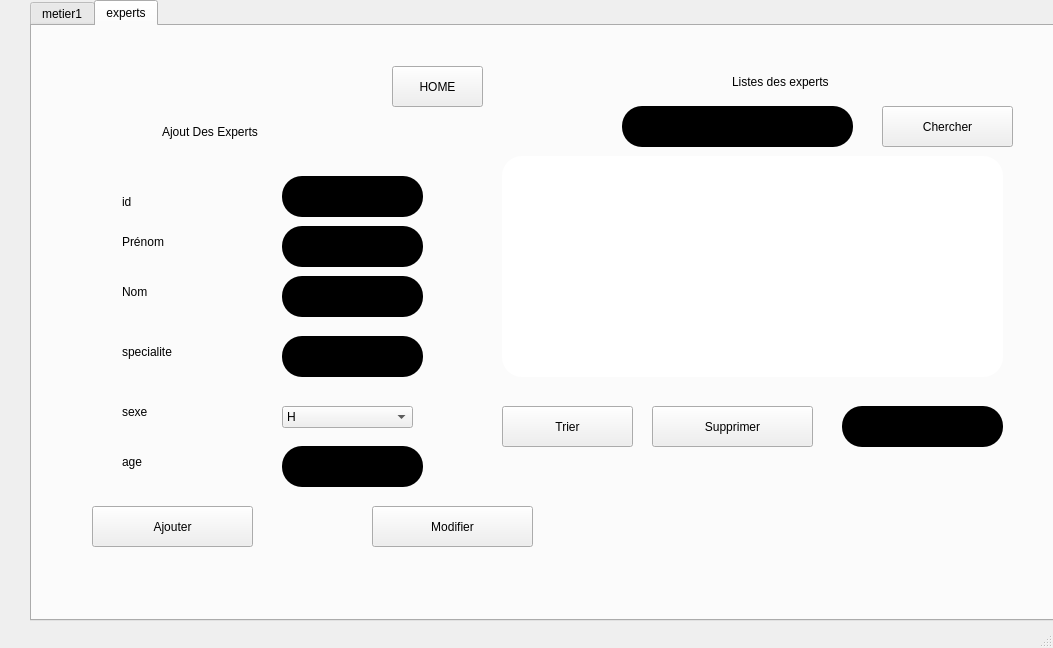
<?xml version="1.0" encoding="UTF-8"?>
<ui version="4.0">
 <class>MainWindow</class>
 <widget class="QMainWindow" name="MainWindow">
  <property name="geometry">
   <rect>
    <x>0</x>
    <y>0</y>
    <width>1053</width>
    <height>648</height>
   </rect>
  </property>
  <property name="windowTitle">
   <string>MainWindow</string>
  </property>
  <widget class="QWidget" name="centralwidget">
   <widget class="QTabWidget" name="tabWidget">
    <property name="geometry">
     <rect>
      <x>30</x>
      <y>0</y>
      <width>1041</width>
      <height>621</height>
     </rect>
    </property>
    <property name="styleSheet">
     <string notr="true">font: 8pt &quot;Onyx&quot;;
font: 8pt &quot;Niagara Solid&quot;;
font: 16pt &quot;MS Shell Dlg 2&quot;;</string>
    </property>
    <property name="currentIndex">
     <number>1</number>
    </property>
    <widget class="QWidget" name="tab">
     <attribute name="title">
      <string>metier1</string>
     </attribute>
     <widget class="QLabel" name="label_9">
      <property name="geometry">
       <rect>
        <x>0</x>
        <y>-10</y>
        <width>1071</width>
        <height>611</height>
       </rect>
      </property>
      <property name="text">
       <string/>
      </property>
      <property name="pixmap">
       <pixmap>../Downloads/emna_back.png</pixmap>
      </property>
     </widget>
     <widget class="QTableView" name="tableView_2">
      <property name="geometry">
       <rect>
        <x>550</x>
        <y>160</y>
        <width>351</width>
        <height>311</height>
       </rect>
      </property>
      <property name="styleSheet">
       <string notr="true">border-radius: 20px;
background-color: rgb(255, 255, 255);
</string>
      </property>
     </widget>
     <widget class="QLabel" name="label_11">
      <property name="geometry">
       <rect>
        <x>650</x>
        <y>90</y>
        <width>271</width>
        <height>51</height>
       </rect>
      </property>
      <property name="styleSheet">
       <string notr="true">font: 28pt &quot;Niagara Engraved&quot;;
</string>
      </property>
      <property name="text">
       <string>Fiche Patient</string>
      </property>
     </widget>
     <widget class="QLineEdit" name="prenom_2">
      <property name="geometry">
       <rect>
        <x>330</x>
        <y>190</y>
        <width>141</width>
        <height>41</height>
       </rect>
      </property>
      <property name="styleSheet">
       <string notr="true">border-radius: 20px;
background-color: rgb(255, 255, 255);
</string>
      </property>
      <property name="text">
       <string/>
      </property>
     </widget>
     <widget class="QLabel" name="label_13">
      <property name="geometry">
       <rect>
        <x>170</x>
        <y>150</y>
        <width>121</width>
        <height>31</height>
       </rect>
      </property>
      <property name="styleSheet">
       <string notr="true">
font: 81 10pt &quot;Rockwell Extra Bold&quot;;</string>
      </property>
      <property name="text">
       <string>id_patient</string>
      </property>
     </widget>
     <widget class="QListWidget" name="listWidget_2">
      <property name="geometry">
       <rect>
        <x>320</x>
        <y>290</y>
        <width>191</width>
        <height>41</height>
       </rect>
      </property>
      <property name="styleSheet">
       <string notr="true">border-radius: 20px;
background-color: rgb(255, 255, 255);
</string>
      </property>
     </widget>
     <widget class="QLineEdit" name="nom_2">
      <property name="geometry">
       <rect>
        <x>330</x>
        <y>240</y>
        <width>141</width>
        <height>41</height>
       </rect>
      </property>
      <property name="styleSheet">
       <string notr="true">border-radius: 20px;
background-color: rgb(255, 255, 255);
</string>
      </property>
      <property name="text">
       <string/>
      </property>
     </widget>
     <widget class="QLabel" name="label_14">
      <property name="geometry">
       <rect>
        <x>140</x>
        <y>290</y>
        <width>151</width>
        <height>31</height>
       </rect>
      </property>
      <property name="styleSheet">
       <string notr="true">
font: 81 10pt &quot;Rockwell Extra Bold&quot;;</string>
      </property>
      <property name="text">
       <string>Rendez_vous</string>
      </property>
     </widget>
     <widget class="QLabel" name="label_15">
      <property name="geometry">
       <rect>
        <x>170</x>
        <y>240</y>
        <width>111</width>
        <height>31</height>
       </rect>
      </property>
      <property name="styleSheet">
       <string notr="true">
font: 81 10pt &quot;Rockwell Extra Bold&quot;;</string>
      </property>
      <property name="text">
       <string>Nom</string>
      </property>
     </widget>
     <widget class="QLabel" name="label_16">
      <property name="geometry">
       <rect>
        <x>170</x>
        <y>190</y>
        <width>111</width>
        <height>31</height>
       </rect>
      </property>
      <property name="mouseTracking">
       <bool>true</bool>
      </property>
      <property name="styleSheet">
       <string notr="true">
font: 81 10pt &quot;Rockwell Extra Bold&quot;;</string>
      </property>
      <property name="text">
       <string>Prénom</string>
      </property>
     </widget>
     <widget class="QLineEdit" name="id_3">
      <property name="geometry">
       <rect>
        <x>330</x>
        <y>140</y>
        <width>141</width>
        <height>41</height>
       </rect>
      </property>
      <property name="styleSheet">
       <string notr="true">border-radius: 20px;
background-color: rgb(255, 255, 255);
</string>
      </property>
      <property name="text">
       <string/>
      </property>
      <property name="maxLength">
       <number>8</number>
      </property>
     </widget>
     <widget class="QDateEdit" name="dateEdit">
      <property name="geometry">
       <rect>
        <x>330</x>
        <y>290</y>
        <width>171</width>
        <height>31</height>
       </rect>
      </property>
     </widget>
    </widget>
    <widget class="QWidget" name="tab_2">
     <attribute name="title">
      <string>experts</string>
     </attribute>
     <widget class="QLineEdit" name="id">
      <property name="geometry">
       <rect>
        <x>250</x>
        <y>150</y>
        <width>141</width>
        <height>41</height>
       </rect>
      </property>
      <property name="styleSheet">
       <string notr="true">border-radius: 20px;
background-color: rgb(0,0,0);
color: rgb(255, 255, 255);
alternate-background-color: rgb(255, 255, 255);</string>
      </property>
      <property name="text">
       <string/>
      </property>
      <property name="maxLength">
       <number>8</number>
      </property>
     </widget>
     <widget class="QLabel" name="label_2">
      <property name="geometry">
       <rect>
        <x>90</x>
        <y>160</y>
        <width>121</width>
        <height>31</height>
       </rect>
      </property>
      <property name="styleSheet">
       <string notr="true">
font: 81 10pt &quot;Rockwell Extra Bold&quot;;</string>
      </property>
      <property name="text">
       <string>id</string>
      </property>
     </widget>
     <widget class="QPushButton" name="pushButton_2">
      <property name="geometry">
       <rect>
        <x>340</x>
        <y>480</y>
        <width>161</width>
        <height>41</height>
       </rect>
      </property>
      <property name="styleSheet">
       <string notr="true">QPushButton


{
	
	background-color: rgb(72,78,86);
	border-style: outset;
    border-width: 2px;
    border-radius:20px;
    border-color: beige;
  
font: 81 10pt &quot;Rockwell Extra Bold&quot;;
    padding: 6px;
	color: rgb(255, 255, 255);

}

QPushButton:hover

{
	background-color: rgb(106, 227, 231);
	color: rgb(0, 0, 0);
	gridline-color: rgb(94, 118, 255);
}

QPushButton:pressed</string>
      </property>
      <property name="text">
       <string>Modifier</string>
      </property>
     </widget>
     <widget class="QLineEdit" name="prenom">
      <property name="geometry">
       <rect>
        <x>250</x>
        <y>200</y>
        <width>141</width>
        <height>41</height>
       </rect>
      </property>
      <property name="styleSheet">
       <string notr="true">border-radius: 20px;
background-color: rgb(0,0,0);
color: rgb(255, 255, 255);
alternate-background-color: rgb(255, 255, 255);</string>
      </property>
      <property name="text">
       <string/>
      </property>
     </widget>
     <widget class="QLabel" name="label_3">
      <property name="geometry">
       <rect>
        <x>90</x>
        <y>200</y>
        <width>111</width>
        <height>31</height>
       </rect>
      </property>
      <property name="mouseTracking">
       <bool>true</bool>
      </property>
      <property name="styleSheet">
       <string notr="true">
font: 81 10pt &quot;Rockwell Extra Bold&quot;;</string>
      </property>
      <property name="text">
       <string>Prénom</string>
      </property>
     </widget>
     <widget class="QLabel" name="label_4">
      <property name="geometry">
       <rect>
        <x>90</x>
        <y>250</y>
        <width>111</width>
        <height>31</height>
       </rect>
      </property>
      <property name="styleSheet">
       <string notr="true">
font: 81 10pt &quot;Rockwell Extra Bold&quot;;</string>
      </property>
      <property name="text">
       <string>Nom</string>
      </property>
     </widget>
     <widget class="QLabel" name="label">
      <property name="geometry">
       <rect>
        <x>80</x>
        <y>-70</y>
        <width>351</width>
        <height>51</height>
       </rect>
      </property>
      <property name="text">
       <string/>
      </property>
     </widget>
     <widget class="QLineEdit" name="nom">
      <property name="geometry">
       <rect>
        <x>250</x>
        <y>250</y>
        <width>141</width>
        <height>41</height>
       </rect>
      </property>
      <property name="styleSheet">
       <string notr="true">border-radius: 20px;
background-color: rgb(0,0,0);
color: rgb(255, 255, 255);
alternate-background-color: rgb(255, 255, 255);</string>
      </property>
      <property name="text">
       <string/>
      </property>
     </widget>
     <widget class="QPushButton" name="pushButton">
      <property name="geometry">
       <rect>
        <x>60</x>
        <y>480</y>
        <width>161</width>
        <height>41</height>
       </rect>
      </property>
      <property name="styleSheet">
       <string notr="true">QPushButton

{
	background-color: rgb(72, 78, 86);
	border-style: outset;
    border-width: 2px;
    border-radius:20px;
    border-color: beige;
    
font: 81 10pt &quot;Rockwell Extra Bold&quot;;
    padding: 6px;
	color: rgb(255, 255, 255);

}

QPushButton:hover

{
	background-color: rgb(106, 227, 231);
	color: rgb(0, 0, 0);
	gridline-color: rgb(94, 118, 255);
}

QPushButton:pressed</string>
      </property>
      <property name="text">
       <string>Ajouter</string>
      </property>
     </widget>
     <widget class="QLabel" name="label_5">
      <property name="geometry">
       <rect>
        <x>90</x>
        <y>310</y>
        <width>121</width>
        <height>31</height>
       </rect>
      </property>
      <property name="styleSheet">
       <string notr="true">
font: 81 10pt &quot;Rockwell Extra Bold&quot;;</string>
      </property>
      <property name="text">
       <string>specialite</string>
      </property>
     </widget>
     <widget class="QLabel" name="label_6">
      <property name="geometry">
       <rect>
        <x>35</x>
        <y>-25</y>
        <width>1121</width>
        <height>631</height>
       </rect>
      </property>
      <property name="text">
       <string/>
      </property>
      <property name="pixmap">
       <pixmap>../Downloads/emna_back.png</pixmap>
      </property>
     </widget>
     <widget class="QLabel" name="label_7">
      <property name="geometry">
       <rect>
        <x>130</x>
        <y>80</y>
        <width>271</width>
        <height>51</height>
       </rect>
      </property>
      <property name="styleSheet">
       <string notr="true">font: 28pt &quot;Niagara Engraved&quot;;
</string>
      </property>
      <property name="text">
       <string>Ajout Des Experts </string>
      </property>
     </widget>
     <widget class="QTableView" name="tableView">
      <property name="geometry">
       <rect>
        <x>470</x>
        <y>130</y>
        <width>501</width>
        <height>221</height>
       </rect>
      </property>
      <property name="styleSheet">
       <string notr="true">border-radius: 20px;
background-color: rgb(255, 255, 255);
</string>
      </property>
     </widget>
     <widget class="QLabel" name="label_8">
      <property name="geometry">
       <rect>
        <x>700</x>
        <y>30</y>
        <width>271</width>
        <height>51</height>
       </rect>
      </property>
      <property name="styleSheet">
       <string notr="true">font: 28pt &quot;Niagara Engraved&quot;;
</string>
      </property>
      <property name="text">
       <string>Listes des experts</string>
      </property>
     </widget>
     <widget class="QPushButton" name="pushButton_3">
      <property name="geometry">
       <rect>
        <x>850</x>
        <y>80</y>
        <width>131</width>
        <height>41</height>
       </rect>
      </property>
      <property name="styleSheet">
       <string notr="true">QPushButton

{
	background-color: rgb(72, 78, 86);
	border-style: outset;
    border-width: 2px;
    border-radius:20px;
    border-color: beige;

font: 81 10pt &quot;Rockwell Extra Bold&quot;;
    padding: 6px;
	color: rgb(255, 255, 255);

}

QPushButton:hover

{
	background-color: rgb(106, 227, 231);
	color: rgb(0, 0, 0);
	gridline-color: rgb(94, 118, 255);
}

QPushButton:pressed</string>
      </property>
      <property name="text">
       <string>Chercher</string>
      </property>
     </widget>
     <widget class="QLineEdit" name="id_2">
      <property name="geometry">
       <rect>
        <x>590</x>
        <y>80</y>
        <width>231</width>
        <height>41</height>
       </rect>
      </property>
      <property name="styleSheet">
       <string notr="true">border-radius: 20px;
background-color: rgb(0,0,0);
color: rgb(255, 255, 255);
alternate-background-color: rgb(255, 255, 255);</string>
      </property>
      <property name="text">
       <string/>
      </property>
      <property name="maxLength">
       <number>8</number>
      </property>
     </widget>
     <widget class="QPushButton" name="pushButton_4">
      <property name="geometry">
       <rect>
        <x>470</x>
        <y>380</y>
        <width>131</width>
        <height>41</height>
       </rect>
      </property>
      <property name="styleSheet">
       <string notr="true">QPushButton

{
	background-color: rgb(72, 78, 86);
	border-style: outset;
    border-width: 2px;
    border-radius:20px;
    border-color: beige;
  
font: 81 10pt &quot;Rockwell Extra Bold&quot;;
    padding: 6px;
	color: rgb(255, 255, 255);

}

QPushButton:hover

{
	background-color: rgb(106, 227, 231);
	color: rgb(0, 0, 0);
	gridline-color: rgb(94, 118, 255);
}

QPushButton:pressed</string>
      </property>
      <property name="text">
       <string>Trier</string>
      </property>
     </widget>
     <widget class="QPushButton" name="supp">
      <property name="geometry">
       <rect>
        <x>620</x>
        <y>380</y>
        <width>161</width>
        <height>41</height>
       </rect>
      </property>
      <property name="styleSheet">
       <string notr="true">QPushButton


{
	
	background-color: rgb(224,42,38);
	border-style: outset;
    border-width: 2px;
    border-radius:20px;
    border-color: beige;
  
font: 81 10pt &quot;Rockwell Extra Bold&quot;;
    padding: 6px;
	color: rgb(255, 255, 255);

}

QPushButton:hover

{
	background-color: rgb(106, 227, 231);
	color: rgb(0, 0, 0);
	gridline-color: rgb(94, 118, 255);
}

QPushButton:pressed</string>
      </property>
      <property name="text">
       <string>Supprimer</string>
      </property>
     </widget>
     <widget class="QLabel" name="label_12">
      <property name="geometry">
       <rect>
        <x>320</x>
        <y>40</y>
        <width>91</width>
        <height>41</height>
       </rect>
      </property>
      <property name="text">
       <string/>
      </property>
      <property name="pixmap">
       <pixmap>../Downloads/bouton-daccueil (1).png</pixmap>
      </property>
     </widget>
     <widget class="QPushButton" name="pushButton_6">
      <property name="geometry">
       <rect>
        <x>360</x>
        <y>40</y>
        <width>91</width>
        <height>41</height>
       </rect>
      </property>
      <property name="styleSheet">
       <string notr="true">QPushButton

{
	background-color: rgb(217,193,187);
	border-style: outset;
    border-width: 2px;
    border-radius:20px;
    border-color: beige;
    
font: 81 10pt &quot;Rockwell Extra Bold&quot;;
    padding: 6px;
	color: rgb(255, 255, 255);

}

QPushButton:hover

{
	background-color: rgb(217,193,187);
	color: rgb(0, 0, 0);
	gridline-color: rgb(94, 118, 255);
}

QPushButton:pressed</string>
      </property>
      <property name="text">
       <string>HOME</string>
      </property>
     </widget>
     <widget class="QLineEdit" name="specialite">
      <property name="geometry">
       <rect>
        <x>250</x>
        <y>310</y>
        <width>141</width>
        <height>41</height>
       </rect>
      </property>
      <property name="styleSheet">
       <string notr="true">border-radius: 20px;
background-color: rgb(0,0,0);
color: rgb(255, 255, 255);
alternate-background-color: rgb(255, 255, 255);</string>
      </property>
      <property name="text">
       <string/>
      </property>
     </widget>
     <widget class="QLineEdit" name="id_supp">
      <property name="geometry">
       <rect>
        <x>810</x>
        <y>380</y>
        <width>161</width>
        <height>41</height>
       </rect>
      </property>
      <property name="styleSheet">
       <string notr="true">border-radius: 20px;
background-color: rgb(0,0,0);
color: rgb(255, 255, 255);
alternate-background-color: rgb(255, 255, 255);</string>
      </property>
      <property name="text">
       <string/>
      </property>
      <property name="maxLength">
       <number>8</number>
      </property>
     </widget>
     <widget class="QLineEdit" name="age">
      <property name="geometry">
       <rect>
        <x>250</x>
        <y>420</y>
        <width>141</width>
        <height>41</height>
       </rect>
      </property>
      <property name="styleSheet">
       <string notr="true">border-radius: 20px;
background-color: rgb(0,0,0);
color: rgb(255, 255, 255);
alternate-background-color: rgb(255, 255, 255);</string>
      </property>
      <property name="text">
       <string/>
      </property>
     </widget>
     <widget class="QLabel" name="label_17">
      <property name="geometry">
       <rect>
        <x>90</x>
        <y>370</y>
        <width>121</width>
        <height>31</height>
       </rect>
      </property>
      <property name="styleSheet">
       <string notr="true">
font: 81 10pt &quot;Rockwell Extra Bold&quot;;</string>
      </property>
      <property name="text">
       <string>sexe</string>
      </property>
     </widget>
     <widget class="QLabel" name="label_18">
      <property name="geometry">
       <rect>
        <x>90</x>
        <y>420</y>
        <width>121</width>
        <height>31</height>
       </rect>
      </property>
      <property name="styleSheet">
       <string notr="true">
font: 81 10pt &quot;Rockwell Extra Bold&quot;;</string>
      </property>
      <property name="text">
       <string>age</string>
      </property>
     </widget>
     <widget class="QLabel" name="alerte_id">
      <property name="geometry">
       <rect>
        <x>340</x>
        <y>215</y>
        <width>221</width>
        <height>41</height>
       </rect>
      </property>
      <property name="text">
       <string/>
      </property>
     </widget>
     <widget class="QLabel" name="alerte_prenom">
      <property name="geometry">
       <rect>
        <x>350</x>
        <y>260</y>
        <width>231</width>
        <height>41</height>
       </rect>
      </property>
      <property name="text">
       <string/>
      </property>
     </widget>
     <widget class="QLabel" name="sp">
      <property name="geometry">
       <rect>
        <x>380</x>
        <y>380</y>
        <width>56</width>
        <height>16</height>
       </rect>
      </property>
      <property name="text">
       <string/>
      </property>
     </widget>
     <widget class="QLabel" name="label_19">
      <property name="geometry">
       <rect>
        <x>-10</x>
        <y>-100</y>
        <width>1051</width>
        <height>721</height>
       </rect>
      </property>
      <property name="text">
       <string/>
      </property>
      <property name="pixmap">
       <pixmap>../Users/PC-GAMER/Downloads/emna_back.png</pixmap>
      </property>
     </widget>
     <widget class="QLabel" name="age_2">
      <property name="geometry">
       <rect>
        <x>410</x>
        <y>440</y>
        <width>261</width>
        <height>16</height>
       </rect>
      </property>
      <property name="text">
       <string/>
      </property>
     </widget>
     <widget class="QComboBox" name="comboBox">
      <property name="geometry">
       <rect>
        <x>250</x>
        <y>380</y>
        <width>131</width>
        <height>22</height>
       </rect>
      </property>
      <item>
       <property name="text">
        <string>H</string>
       </property>
      </item>
      <item>
       <property name="text">
        <string>F</string>
       </property>
      </item>
     </widget>
     <zorder>label_6</zorder>
     <zorder>label_19</zorder>
     <zorder>id</zorder>
     <zorder>label_2</zorder>
     <zorder>pushButton_2</zorder>
     <zorder>prenom</zorder>
     <zorder>label_3</zorder>
     <zorder>label_4</zorder>
     <zorder>label</zorder>
     <zorder>nom</zorder>
     <zorder>pushButton</zorder>
     <zorder>label_5</zorder>
     <zorder>label_7</zorder>
     <zorder>tableView</zorder>
     <zorder>label_8</zorder>
     <zorder>pushButton_3</zorder>
     <zorder>id_2</zorder>
     <zorder>pushButton_4</zorder>
     <zorder>supp</zorder>
     <zorder>label_12</zorder>
     <zorder>pushButton_6</zorder>
     <zorder>specialite</zorder>
     <zorder>id_supp</zorder>
     <zorder>age</zorder>
     <zorder>label_17</zorder>
     <zorder>label_18</zorder>
     <zorder>alerte_id</zorder>
     <zorder>alerte_prenom</zorder>
     <zorder>sp</zorder>
     <zorder>age_2</zorder>
     <zorder>comboBox</zorder>
    </widget>
   </widget>
  </widget>
  <widget class="QMenuBar" name="menubar">
   <property name="geometry">
    <rect>
     <x>0</x>
     <y>0</y>
     <width>1053</width>
     <height>22</height>
    </rect>
   </property>
  </widget>
  <widget class="QStatusBar" name="statusbar"/>
 </widget>
 <resources/>
 <connections/>
</ui>
